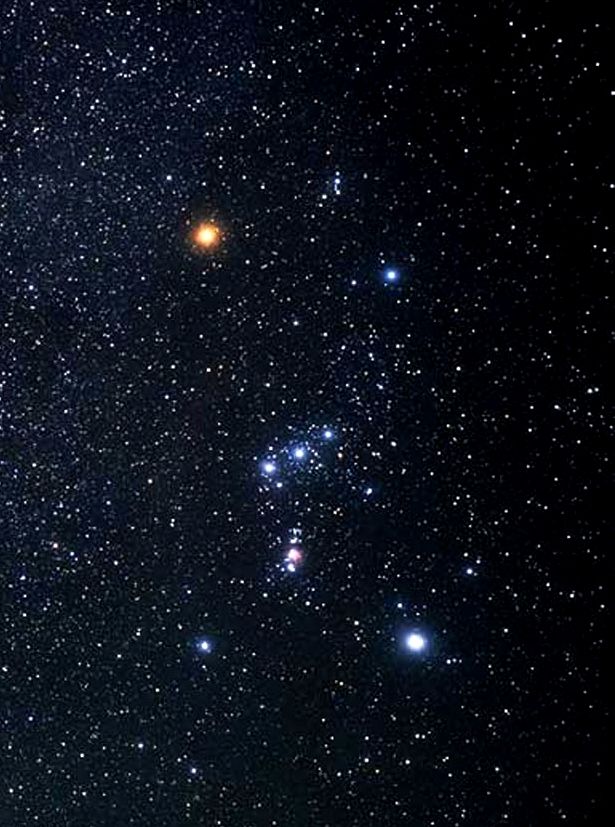
#> input picture orion.jpg, 615 x 827 px
$ python main.py   (older library calls are emulated)
#> lines starting #> are read from the running program, lines starting #| are printed output that depends on the picture; after the words box and inside, x2 and y2 are one past the last pixel; in counts of white or black regions, pixels touching at a corner belong together
import cv2
import numpy as np
import time

def nothing(x):
    pass

class StarDetector:
    @staticmethod
    def getStarBlobs(im):
        im = cv2.erode(im,np.ones((2,2)))

        height, width = im.shape[:2]
        area = height * width
        # Setup SimpleBlobDetector parameters.
        params = cv2.SimpleBlobDetector_Params()

        # Change thresholds
        params.minThreshold = 4;
        params.maxThreshold = 255;

        # Filter by Area.
        params.filterByArea = True
        #10000
        #500
        params.minArea = area/6596
        params.maxArea = area/711

        # Filter by Circularity
        params.filterByCircularity = True
        params.minCircularity = 0
        params.maxCircularity = 255

        # Filter by Convexity
        params.filterByConvexity = False
        params.minConvexity = 0
        params.maxConvexity = 255

        # Filter by Inertia
        params.filterByInertia = True
        params.minInertiaRatio = 0

        ver = (cv2.__version__).split('.')
        if int(ver[0]) < 3 :
            detector = cv2.SimpleBlobDetector(params)
        else :
            detector = cv2.SimpleBlobDetector_create(params)

        keypoints = detector.detect(im)
        return keypoints#,im
    @staticmethod
    def printKeypoints(keypoints):
        for keypoint in keypoints:
            print(keypoint.size)
    @staticmethod
    def blobSieve(keypoints):
        keypoints = sorted(keypoints,key=lambda s:s.size)
        if len(keypoints) > 12:
            th = keypoints[len(keypoints)//4].size + 1
            new = []
            for keypoint in keypoints:
                if keypoint.size > th:
                    new.append(keypoint)
            return new
        return keypoints

    @staticmethod
    def displayBlobs(image,keypoints,factor,name):
        im_with_keypoints = cv2.drawKeypoints(image, keypoints, np.array([]), (0,0,255), cv2.DRAW_MATCHES_FLAGS_DRAW_RICH_KEYPOINTS)
        height, width = im_with_keypoints.shape[:2]
        cv2.imshow(name,cv2.resize(im_with_keypoints,(int(factor*width), int(factor*height)), interpolation = cv2.INTER_CUBIC))
        print(len(keypoints))
    @staticmethod
    def getKeypoints(name):
#> called with name = 'orion.jpg'
        im = 255 - cv2.imread(name, cv2.IMREAD_GRAYSCALE)
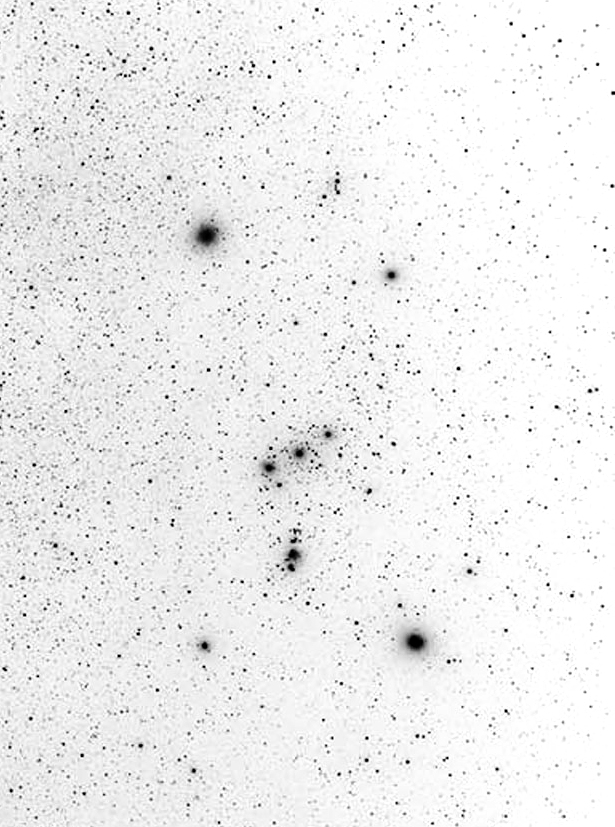
#> im: shape (827, 615); min 0, max 255, mean 238.3
        #cv2.imshow("test "+name,im)
        msk = cv2.inRange(im,0,165)
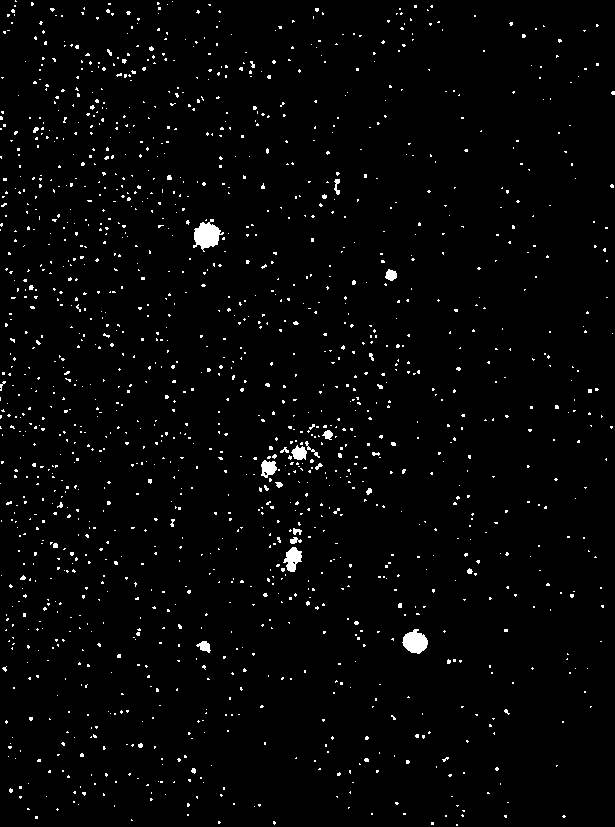
#> msk: shape (827, 615); 2.1% white; 1532 white regions (1500 under 20 px), largest, box (x1, y1, x2, y2) and area: (193, 219, 224, 252) 563, (402, 629, 428, 654) 442, (283, 547, 302, 572) 288
        im = 255 - cv2.bitwise_and(255-im,255-im,mask=msk)
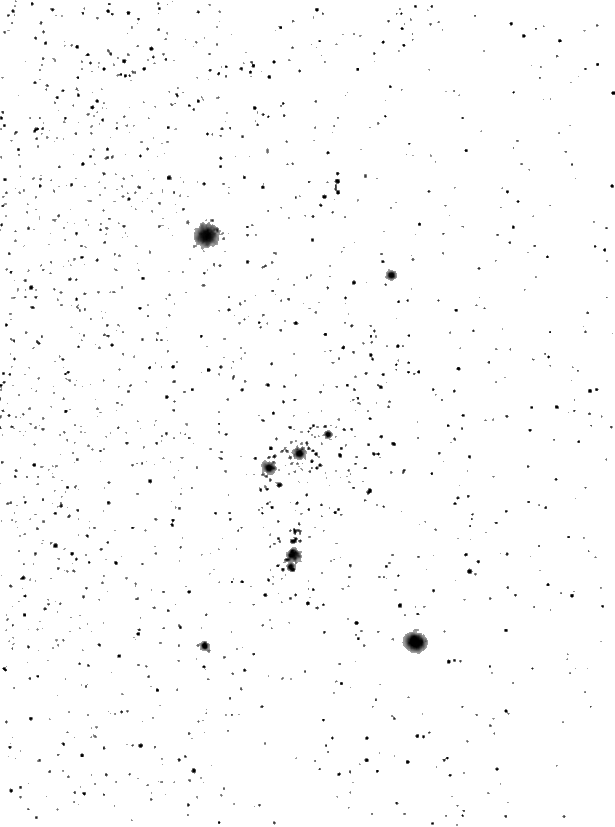
#> im: shape (827, 615); min 0, max 255, mean 251.9
        keypoints = StarDetector.blobSieve(StarDetector.getStarBlobs(im))
#> in getStarBlobs, `im = cv2.erode(im,np.ones((2,2)))`:
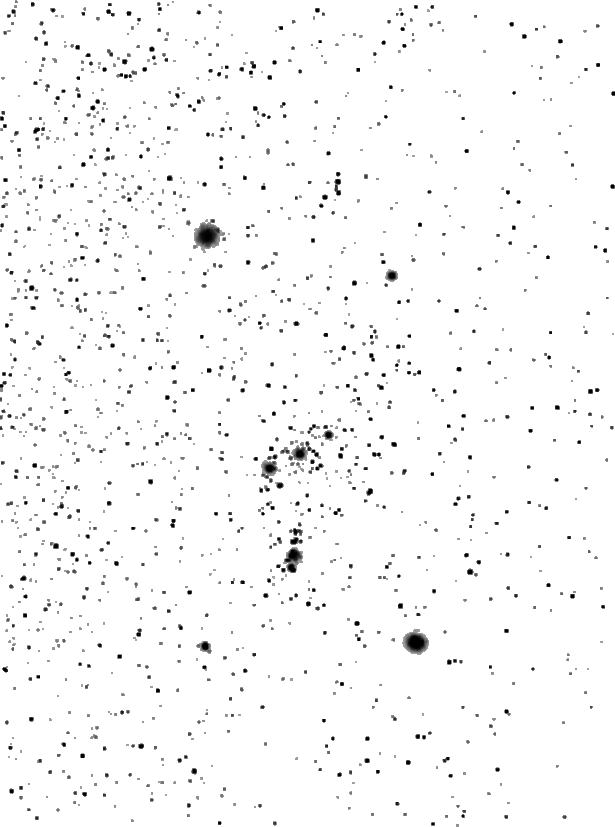
#> im: shape (827, 615); min 0, max 255, mean 249
        StarDetector.displayBlobs(im,keypoints,1,name)


while True:
#> (the run stopped early here; a loop or call above may not have finished)

$ run again, with blob.jpg copied over orion.jpg
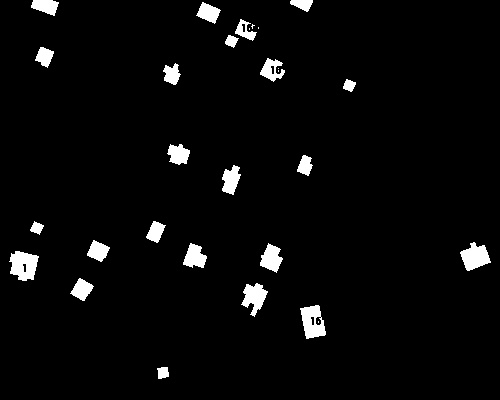
#> input picture blob.jpg, 500 x 400 px
#> in getKeypoints, `im = 255 - cv2.imread(name, cv2.IMREAD_GRAYSCALE)`:
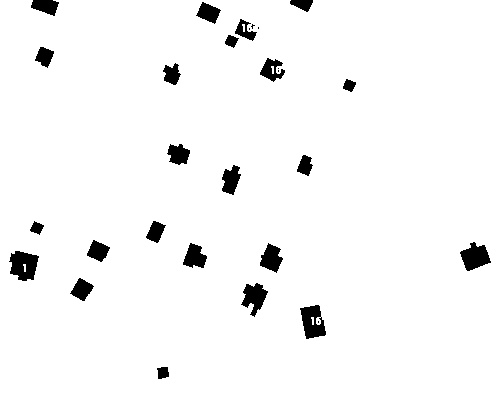
#> im: shape (400, 500); min 0, max 255, mean 245.9
#> msk: shape (400, 500); 3.6% white; 29 white regions (6 under 20 px), largest, box (x1, y1, x2, y2) and area: (9, 251, 39, 281) 629, (300, 305, 326, 339) 575, (460, 242, 491, 271) 550
